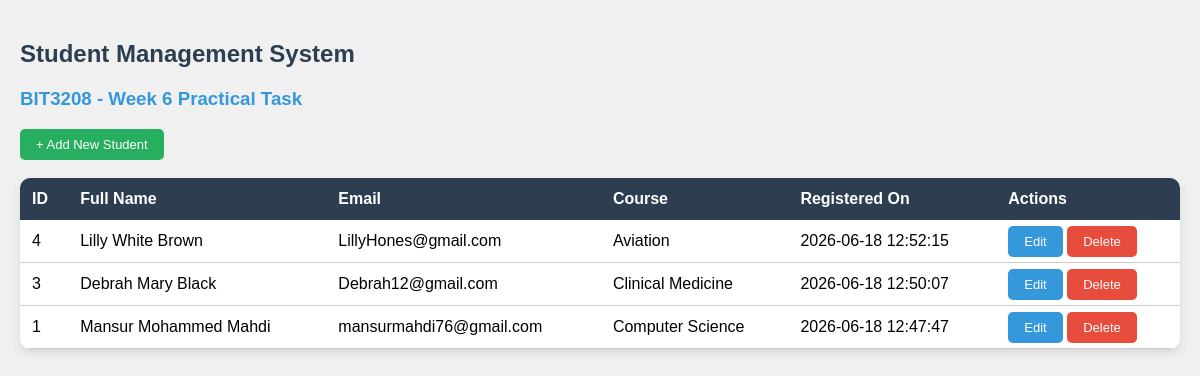
The page / on the database its author committed.
### tables this page shows
CREATE TABLE `students` (
  `id` int(11) NOT NULL,
  `full_name` varchar(100) NOT NULL,
  `email` varchar(100) NOT NULL,
  `course` varchar(100) NOT NULL,
  `created_at` timestamp NOT NULL DEFAULT current_timestamp() ON UPDATE current_timestamp()
);

### index.php (the view, shortened to what this page needs)
<?php
include 'includes/db.php';
?>
<!DOCTYPE html>
<html lang="en">
<head>
    <link rel="stylesheet" href="css/style.css">
</head>
<body>
    <h2>Student Management System</h2>
    <h3>BIT3208 - Week 6 Practical Task</h3>
    <a href="add.php"><button class="btn btn-add">+ Add New Student</button></a>
    <br><br>
    <table>
        <tr>
            <th>ID</th>
            <th>Full Name</th>
            <th>Email</th>
            <th>Course</th>
            <th>Registered On</th>
            <th>Actions</th>
        </tr>
        <?php
        $result = mysqli_query($conn, "SELECT * FROM students ORDER BY id DESC");
        if(mysqli_num_rows($result) > 0){
            while($row = mysqli_fetch_assoc($result)){
                echo "<tr>
                    <td>" . $row['id'] . "</td>
                    <td>" . $row['full_name'] . "</td>
                    <td>" . $row['email'] . "</td>
                    <td>" . $row['course'] . "</td>
                    <td>" . $row['created_at'] . "</td>
                    <td>
                        <a href='edit.php?id=" . $row['id'] . "' class='btn btn-edit'>Edit</a>
                        <a href='delete.php?id=" . $row['id'] . "' class='btn btn-delete' onclick='return confirm(\"Are you sure?\")'>Delete</a>
                    </td>
                </tr>";
            }
        } else {
            echo "<tr><td colspan='6' style='text-align:center; color:#999;'>No students found. Add your first student!</td></tr>";
        }
        ?>
    </table>
</body>
</html>

### css/style.css (style rules this page uses)
body { font-family: Arial, sans-serif; background-color: #F0F0F0; margin: 0; padding: 20px; }
h2 { color: #2C3E50; }
h3 { color: #3498DB; }
table { width: 100%; border-collapse: collapse; background-color: #FFFFFF; border-radius: 10px; overflow: hidden; box-shadow: 0 4px 10px rgba(0,0,0,0.1); }
th { background-color: #2C3E50; color: white; padding: 12px; text-align: left; }
td { padding: 12px; border-bottom: 1px solid #CCCCCC; }
.btn { padding: 8px 16px; border: none; border-radius: 5px; cursor: pointer; font-size: 13px; color: white; text-decoration: none; }
.btn-add { background-color: #27AE60; }
.btn-edit { background-color: #3498DB; }
.btn-delete { background-color: #E74C3C; }

### rows shown on the page
students: id "4", full_name "Lilly White Brown", email "LillyHones@gmail.com", course "Aviation", created_at "2026-06-18 12:52:15"
students: id "3", full_name "Debrah Mary Black", email "Debrah12@gmail.com", course "Clinical Medicine", created_at "2026-06-18 12:50:07"
students: id "1", full_name "Mansur Mohammed Mahdi", email "mansurmahdi76@gmail.com", course "Computer Science", created_at "2026-06-18 12:47:47"
